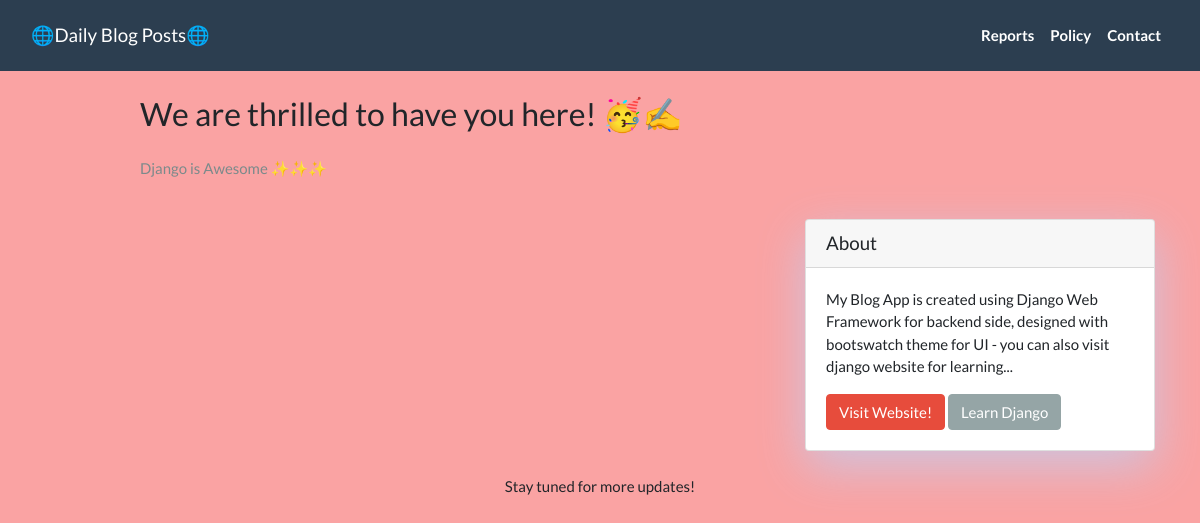
The app's page /, older data.
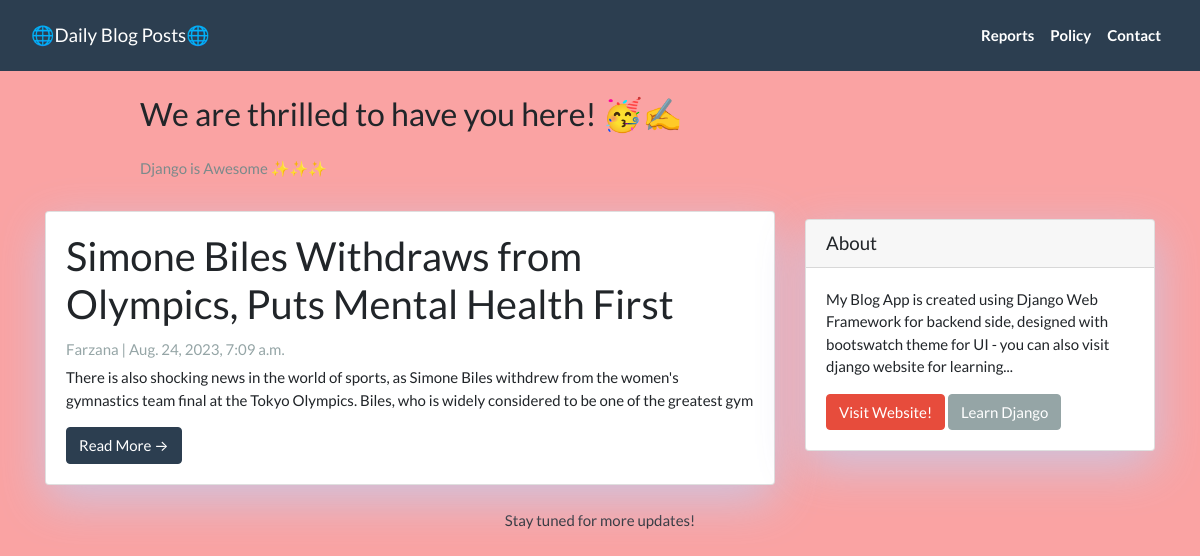
The same page, newer data.
### blogapp/models.py (models this page shows, shortened)
class Post(models.Model):
  title =  models.CharField(max_length=300, unique=True)
  slug =   models.SlugField(max_length=300, unique=True)
  author = models.ForeignKey(User, on_delete=models.CASCADE, related_name='blog_posts')
  created_on = models.DateTimeField(auto_now_add=True)
  updated_on = models.DateTimeField(auto_now=True)
  content = models.TextField()
  status = models.IntegerField(choices=STATUS, default=0)
  class Meta:
    ordering = ['-created_on']

### blogapp/views.py (the view)
# urls.py: path('', views.PostList.as_view(), name="home"),
class PostList(generic.ListView):
  queryset = Post.objects.filter(status=1).order_by('-created_on')
  template_name = 'index.html'

### blogapp/templates/index.html (shortened to what this page needs)
{% extends "base.html" %}
{% block content %}
<header class="masthead">
  <div class="container">
    <div class="row">
      <div class=" col-md-8 col-md-10 mx-auto">
        <div class="site-heading">
          <h3 class=" site-heading my-4 mt-3 text-black"> We are thrilled to have you here! 🥳✍️ </h3>
          <p class="text-dark">Django is Awesome ✨✨✨ </p>
        </div>
      </div>
    </div>
  </div>
</header>
<div class="container">
  <div class="row">
    <div class="col-md-8 mt-3 left">
      {% for post in post_list %}
      <div class="card mb-4">
        <div class="card-body">
          <h2 class="card-title">{{ post.title }}</h2>
          <p class="card-text text-muted h6">{{ post.author }} | {{ post.created_on}} </p>
          <p class="card-text">{{post.content|slice:":200"}}</p>
          <a href="{% url 'post_detail' post.slug  %}" class="btn btn-primary">Read More &rarr;</a>
        </div>
      </div>
      {% endfor %}
    </div>
    {% block sidebar %}
    {% include 'sidebar.html' %}
    {% endblock sidebar %}
  </div>
</div>
{%endblock%}

Row changes from the older to the newer data that the page shows:
added Post: title "Simone Biles Withdraws from Olympics, Puts Mental Health First", author "Farzana", created_on "Aug. 24, 2023, 7:09 a.m.", content "There is also shocking news in the world of sports, as Simone Biles withdrew from the women's gymnastics team final at the Tokyo Olympics. Biles, who is widely considered to be one of the greatest gym"
